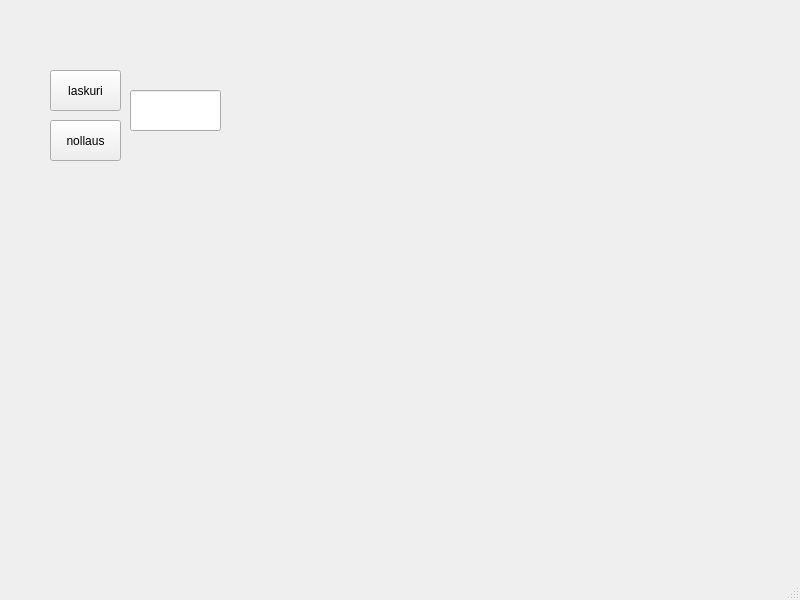
<?xml version="1.0" encoding="UTF-8"?>
<ui version="4.0">
 <class>MainWindow</class>
 <widget class="QMainWindow" name="MainWindow">
  <property name="geometry">
   <rect>
    <x>0</x>
    <y>0</y>
    <width>800</width>
    <height>600</height>
   </rect>
  </property>
  <property name="windowTitle">
   <string>MainWindow</string>
  </property>
  <widget class="QWidget" name="centralwidget">
   <widget class="QPushButton" name="laskuri">
    <property name="geometry">
     <rect>
      <x>50</x>
      <y>70</y>
      <width>71</width>
      <height>41</height>
     </rect>
    </property>
    <property name="text">
     <string>laskuri</string>
    </property>
   </widget>
   <widget class="QPushButton" name="nollaus">
    <property name="geometry">
     <rect>
      <x>50</x>
      <y>120</y>
      <width>71</width>
      <height>41</height>
     </rect>
    </property>
    <property name="text">
     <string>nollaus</string>
    </property>
   </widget>
   <widget class="QLineEdit" name="lineEdit">
    <property name="geometry">
     <rect>
      <x>130</x>
      <y>90</y>
      <width>91</width>
      <height>41</height>
     </rect>
    </property>
   </widget>
  </widget>
  <widget class="QMenuBar" name="menubar">
   <property name="geometry">
    <rect>
     <x>0</x>
     <y>0</y>
     <width>800</width>
     <height>17</height>
    </rect>
   </property>
  </widget>
  <widget class="QStatusBar" name="statusbar"/>
 </widget>
 <resources/>
 <connections/>
</ui>
